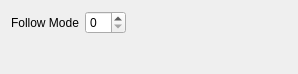
<?xml version="1.0" encoding="UTF-8"?>
<ui version="4.0">
 <class>TransitionStateTab</class>
 <widget class="QWidget" name="TransitionStateTab">
  <property name="geometry">
   <rect>
    <x>0</x>
    <y>0</y>
    <width>298</width>
    <height>74</height>
   </rect>
  </property>
  <property name="windowTitle">
   <string>Form</string>
  </property>
  <layout class="QVBoxLayout" name="verticalLayout">
   <item>
    <layout class="QHBoxLayout" name="horizontalLayout_27">
     <item>
      <widget class="QLabel" name="label_212">
       <property name="text">
        <string>Follow Mode</string>
       </property>
      </widget>
     </item>
     <item>
      <widget class="QSpinBox" name="geom_opt_mode"/>
     </item>
     <item>
      <spacer name="horizontalSpacer_27">
       <property name="orientation">
        <enum>Qt::Horizontal</enum>
       </property>
       <property name="sizeHint" stdset="0">
        <size>
         <width>40</width>
         <height>20</height>
        </size>
       </property>
      </spacer>
     </item>
    </layout>
   </item>
   <item>
    <spacer name="verticalSpacer">
     <property name="orientation">
      <enum>Qt::Vertical</enum>
     </property>
     <property name="sizeHint" stdset="0">
      <size>
       <width>20</width>
       <height>21</height>
      </size>
     </property>
    </spacer>
   </item>
  </layout>
 </widget>
 <resources/>
 <connections/>
</ui>
